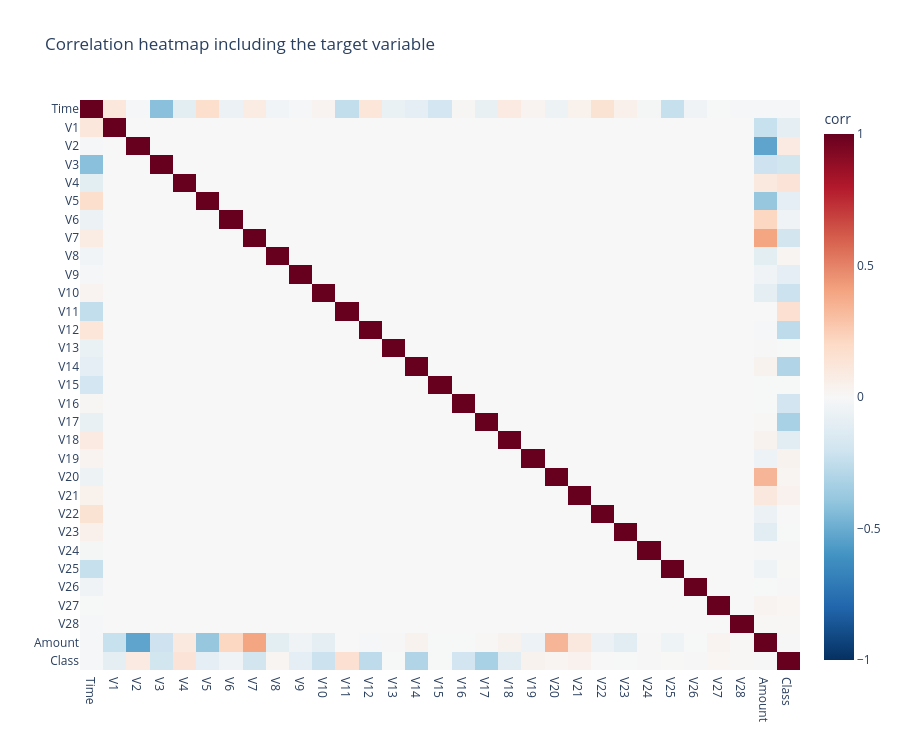

The cell this chart's notebook holds for it:
### Markdown cell above
### Answer from the `Amount` Distribution

`Amount` is one of the few directly interpretable variables in the dataset, so we analyze it separately.

The ECDF is more useful than a simple histogram in this case because the two classes have very different sizes. A standard histogram would be dominated by legitimate transactions, while the ECDF compares the cumulative distribution within each class and makes the two shapes easier to read. We also use a logarithmic x-axis because transaction amounts are highly right-skewed.

The results show that fraud transactions are not simply always larger or always smaller than legitimate ones. The median amount is lower for frauds (**9.25**) than for legitimate transactions (**22.00**), meaning that many fraudulent transactions involve small amounts. However, the upper tail is also relevant: the 90th and 99th percentiles are higher for fraud transactions than for legitimate ones. This suggests that fraudulent transactions include both many small transactions and some relatively large ones.

This step does not prove that `Amount` alone can detect fraud. Instead, it shows that `Amount` contains useful information but has a skewed distribution and extreme values. For this reason, it should be scaled carefully before training models, especially models such as Logistic Regression that can be affected by feature magnitude and regularization.

### Code cell
# Compute the correlation matrix for all numeric features in the dataset
corr = df.corr(numeric_only=True)

# Visualize the correlation matrix using an interactive heatmap
fig = px.imshow(
    corr,
    color_continuous_scale="RdBu_r",  
    zmin=-1,                          
    zmax=1,                           
    aspect="auto",                    
    title="Correlation heatmap including the target variable",
)

fig.update_xaxes(side="bottom")

fig.update_layout(
    width=900,
    height=750,
    coloraxis_colorbar_title="corr"
)

fig.show()

# Extract and rank correlations with the target variable (Class)
if "Class" in corr.columns:
    top_corr = (
        corr["Class"]              
        .drop("Class")             
        .abs()                     
        .sort_values(ascending=False)
        .head(10)                  
    )

    print("Top absolute correlations with Class (linear):")
    display(top_corr.to_frame(name="|corr(Class)|"))

### Figure 1 — Plotly figure (JSON) as saved in the notebook; plotly's stock layout.template omitted (floating-point values rounded to 4 significant figures; data arrays with more than 128 entries replaced by an {"elided": "..."} marker saying what was removed)
{"data": [{"coloraxis": "coloraxis", "hovertemplate": "x: %{x}<br>y: %{y}<br>color: %{z}<extra></extra>", "name": "0", "type": "heatmap", "x": ["Time", "V1", "V2", "V3", "V4", "V5", "V6", "V7", "V8", "V9", "V10", "V11", "V12", "V13", "V14", "V15", "V16", "V17", "V18", "V19", "V20", "V21", "V22", "V23", "V24", "V25", "V26", "V27", "V28", "Amount", "Class"], "xaxis": "x", "y": ["Time", "V1", "V2", "V3", "V4", "V5", "V6", "V7", "V8", "V9", "V10", "V11", "V12", "V13", "V14", "V15", "V16", "V17", "V18", "V19", "V20", "V21", "V22", "V23", "V24", "V25", "V26", "V27", "V28", "Amount", "Class"], "yaxis": "y", "z": {"elided": "31x31 float values"}}], "layout": {"coloraxis": {"autocolorscale": false, "cmax": 1, "cmin": -1, "colorbar": {"title": {"text": "corr"}}, "colorscale": [[0, "rgb(5,48,97)"], [0.1, "rgb(33,102,172)"], [0.2, "rgb(67,147,195)"], [0.3, "rgb(146,197,222)"], [0.4, "rgb(209,229,240)"], [0.5, "rgb(247,247,247)"], [0.6, "rgb(253,219,199)"], [0.7, "rgb(244,165,130)"], [0.8, "rgb(214,96,77)"], [0.9, "rgb(178,24,43)"], [1, "rgb(103,0,31)"]]}, "height": 750, "title": {"text": "Correlation heatmap including the target variable"}, "width": 900, "xaxis": {"anchor": "y", "domain": [0, 1], "side": "bottom"}, "yaxis": {"anchor": "x", "autorange": "reversed", "domain": [0, 1]}}}
